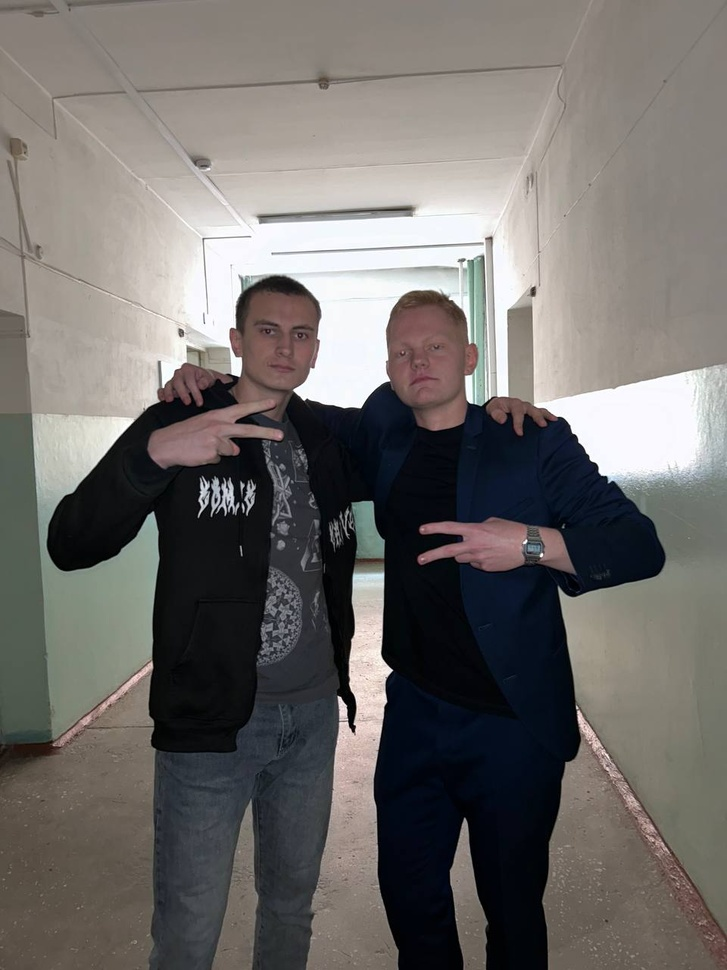
#> input picture 4/lp.jpg, 727 x 970 px, shrunk from 960 x 1280 before the run
$ python main4.py
#> lines starting #> are read from the running program, lines starting #| are printed output that depends on the picture; after the words box and inside, x2 and y2 are one past the last pixel; in counts of white or black regions, pixels touching at a corner belong together
import cv2

image = cv2.imread('lp.jpg')
#> image is the input picture: shape (970, 727, 3); mean B, G, R 105.9, 108.6, 111.9

image_grey = cv2.cvtColor(image, cv2.COLOR_BGR2GRAY)
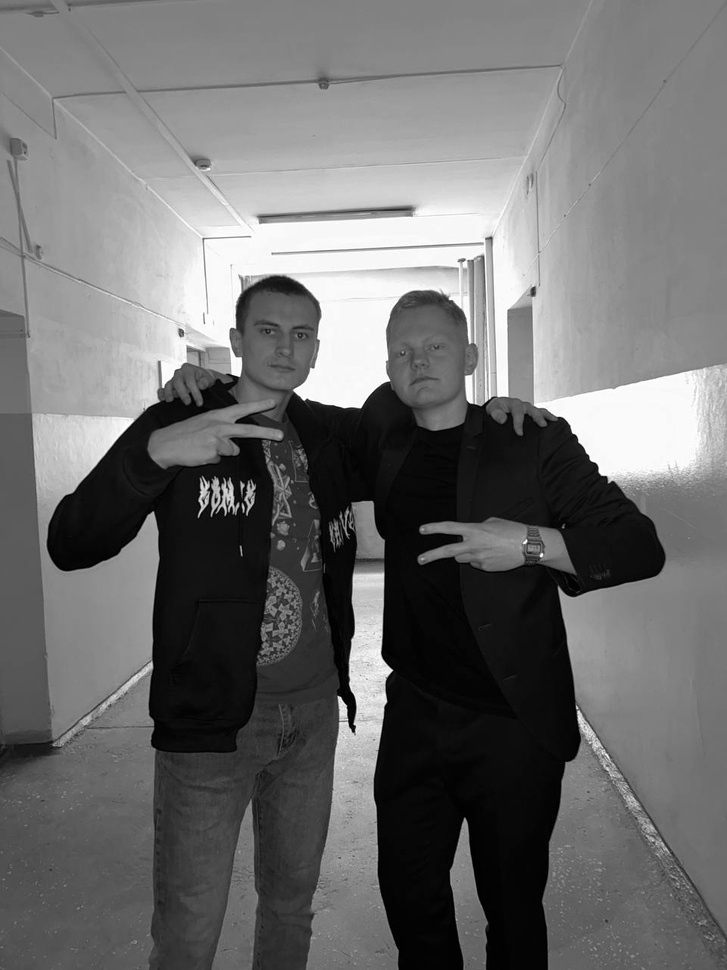
#> image_grey: shape (970, 727); min 0, max 255, mean 109.3


face_cascade = cv2.CascadeClassifier(cv2.data.haarcascades + 'haarcascade_frontalface_default.xml')

faces = face_cascade.detectMultiScale(image_grey, scaleFactor=1.3, minNeighbors=5)
#> faces = [[244, 304, 78, 78]]
faces2 = face_cascade.detectMultiScale(image_grey, scaleFactor=1.3, minNeighbors=5)
#> faces2 = [[244, 304, 78, 78]]

print(f"{len(faces)} лица обнаружено на изображении.")
#| 1 лица обнаружено на изображении.
print(faces)
#| [[244 304  78  78]]
print(f"{len(faces2)} лица обнаружено на изображении.")
#| 1 лица обнаружено на изображении.
print(faces2)
#| [[244 304  78  78]]

for x, y, width, height in faces:
    cv2.rectangle(image, (x,y), (x+width, y+height), color=(0, 0, 255), thickness=15)
#> this loop made 1 pass
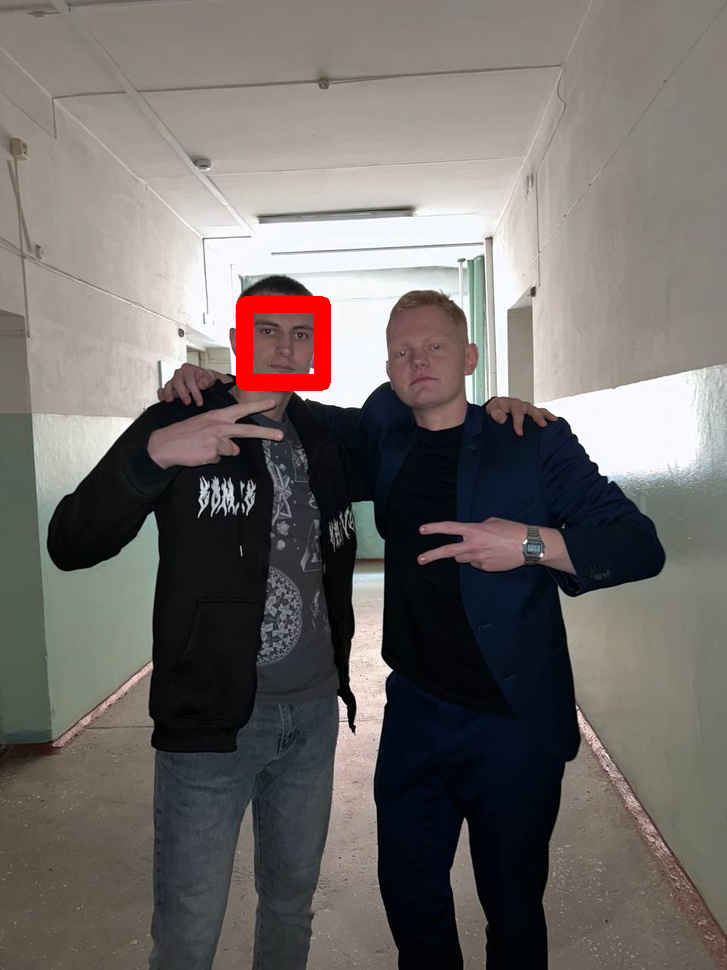
#> image: shape (970, 727, 3); 0.74% of pixels changed, all inside (x1, y1, x2, y2) = (236, 296, 331, 391)

for x, y, width, height in faces2:
    cv2.rectangle(image, (x,y), (x+width, y+height), color=(0, 0, 255), thickness=15)

cv2.imwrite('image_2.jpg', image)

$ run again, with 4/help.jpg copied over 4/lp.jpg
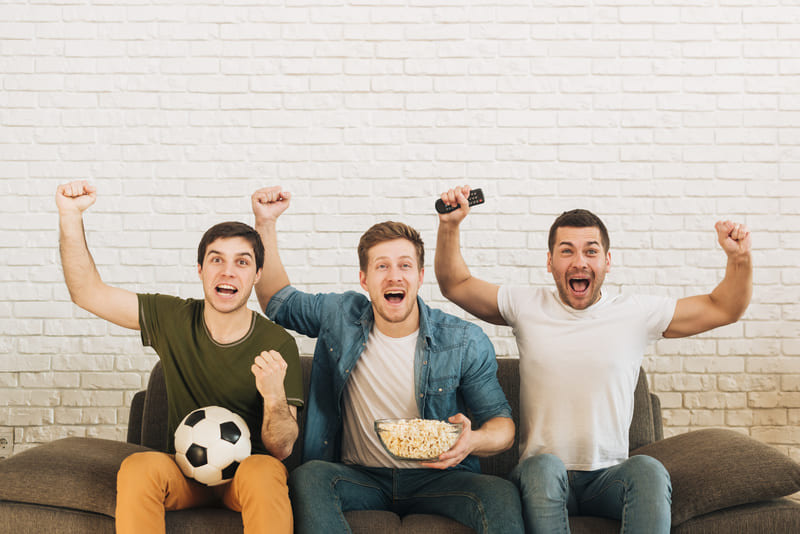
#> input picture 4/help.jpg, 800 x 534 px
#> image is the input picture: shape (534, 800, 3); mean B, G, R 167.3, 178.2, 188
#> `image_grey = cv2.cvtColor(image, cv2.COLOR_BGR2GRAY)`:
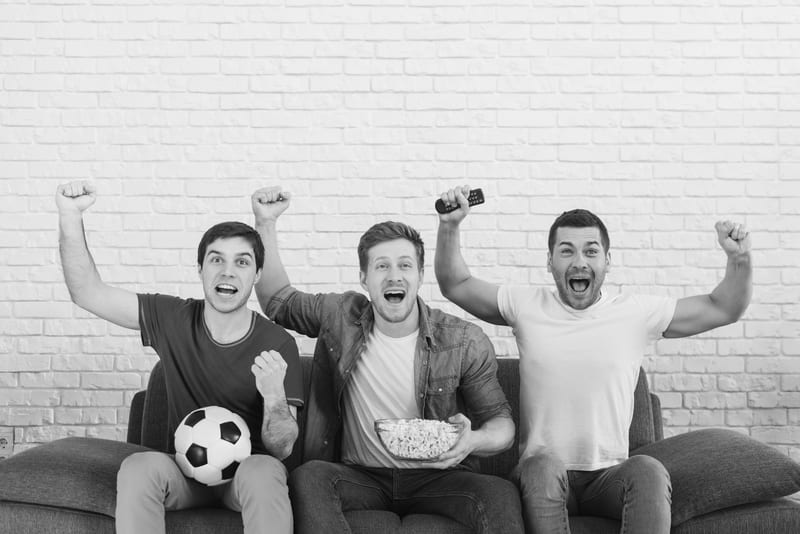
#> image_grey: shape (534, 800); min 1, max 254, mean 179.9
#> faces = [[542, 223, 73, 73], [194, 234, 70, 70], [360, 239, 69, 69]]
#> faces2 has the same summary as faces
#| 3 лица обнаружено на изображении.
#| [[542 223  73  73]
#|  [194 234  70  70]
#|  [360 239  69  69]]
#| 3 лица обнаружено на изображении.
#| [[542 223  73  73]
#|  [194 234  70  70]
#|  [360 239  69  69]]
#> the loop `for x, y, width, height in faces:` made 3 passes
#> after the loop `for x, y, width, height in faces:`:
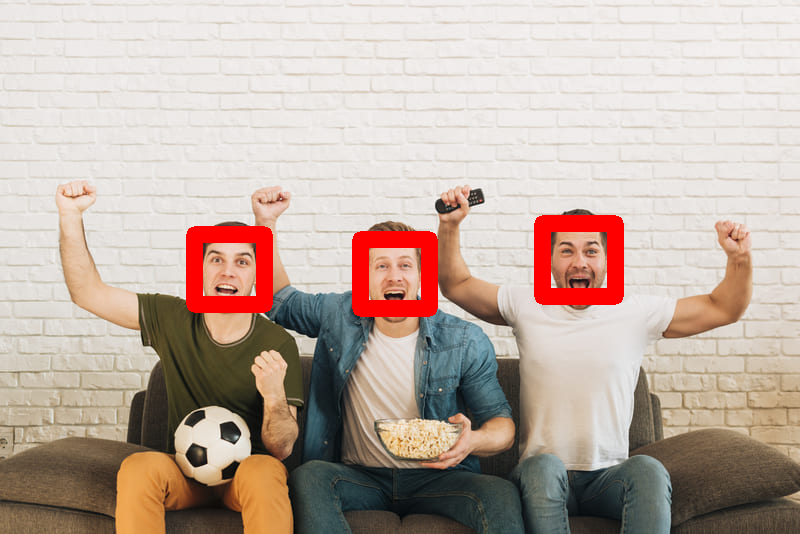
#> image: shape (534, 800, 3); 3.31% of pixels changed, all inside (x1, y1, x2, y2) = (186, 215, 624, 317)
#> the loop `for x, y, width, height in faces2:` made 3 passes

$ run again, with 4/meow.jpg copied over 4/lp.jpg
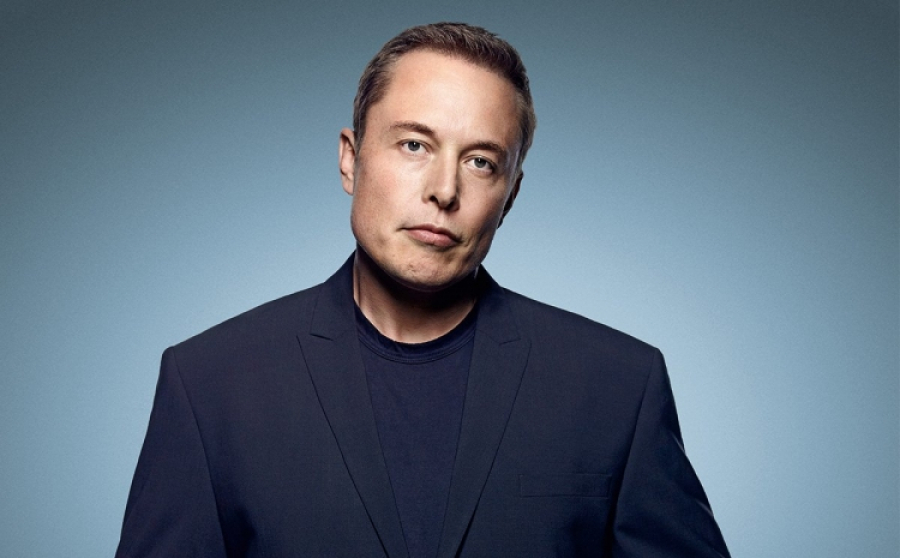
#> input picture 4/meow.jpg, 900 x 558 px
#> image is the input picture: shape (558, 900, 3); mean B, G, R 125.5, 110.2, 93.8
#> `image_grey = cv2.cvtColor(image, cv2.COLOR_BGR2GRAY)`:
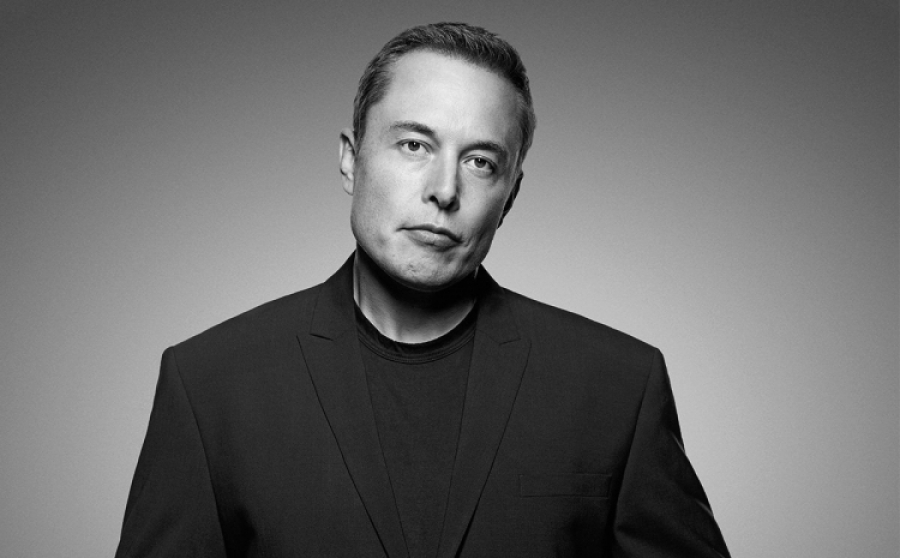
#> image_grey: shape (558, 900); min 0, max 238, mean 107
#> faces = [[354, 79, 179, 179]]
#| 1 лица обнаружено на изображении.
#| [[354  79 179 179]]
#| 1 лица обнаружено на изображении.
#| [[354  79 179 179]]
#> the loop `for x, y, width, height in faces:` made 1 pass
#> after the loop `for x, y, width, height in faces:`:
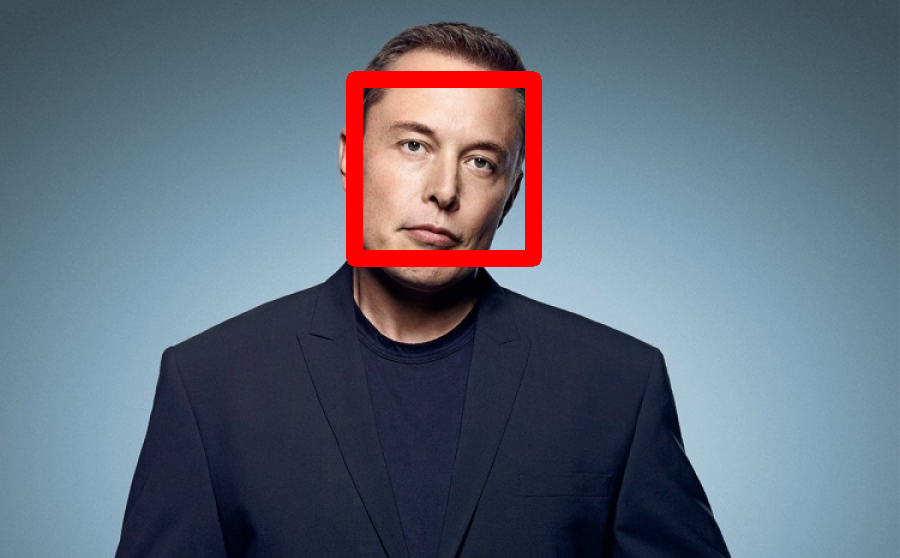
#> image: shape (558, 900, 3); 2.41% of pixels changed, all inside (x1, y1, x2, y2) = (346, 71, 542, 267)
#> the loop `for x, y, width, height in faces2:` made 1 pass

$ run again, with 4/mur.jpg copied over 4/lp.jpg
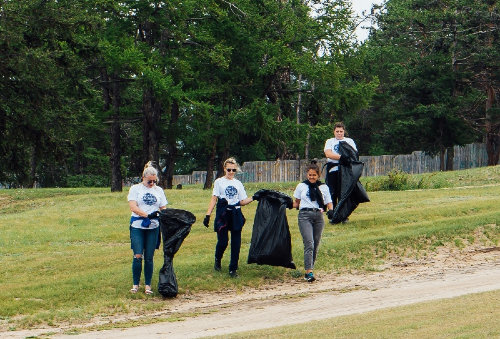
#> input picture 4/mur.jpg, 500 x 339 px
#> image is the input picture: shape (339, 500, 3); mean B, G, R 72.9, 100.8, 96.2
#> `image_grey = cv2.cvtColor(image, cv2.COLOR_BGR2GRAY)`:
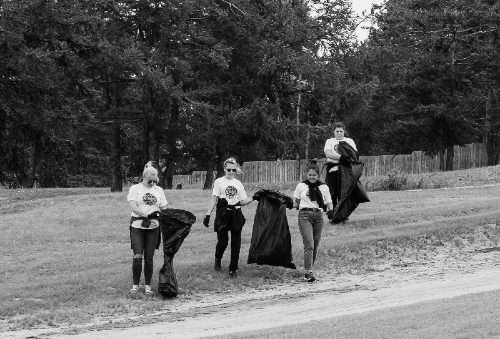
#> image_grey: shape (339, 500); min 2, max 245, mean 96.2
#> faces = ()
#| 0 лица обнаружено на изображении.
#| 0 лица обнаружено на изображении.
